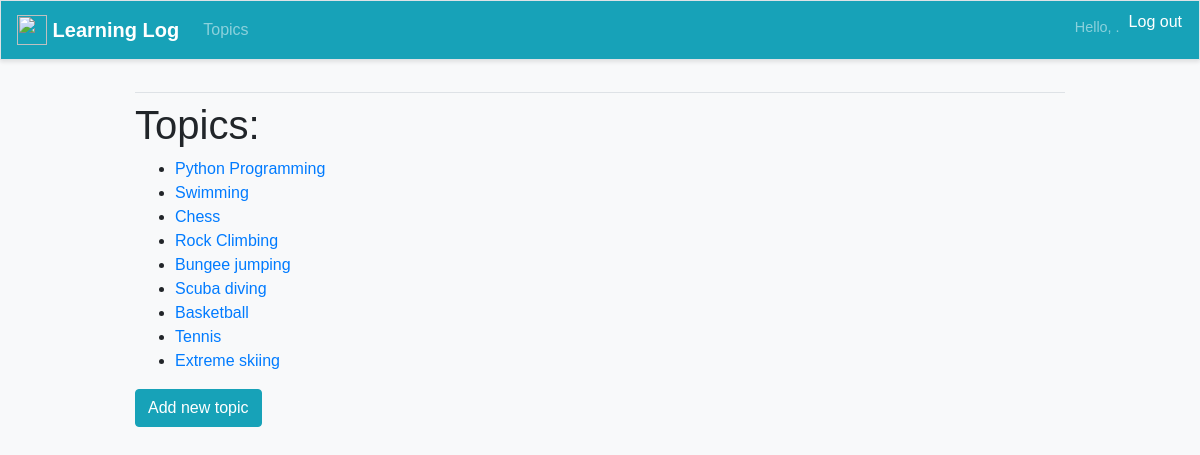
The app's page /topics/ (signed in), older data.
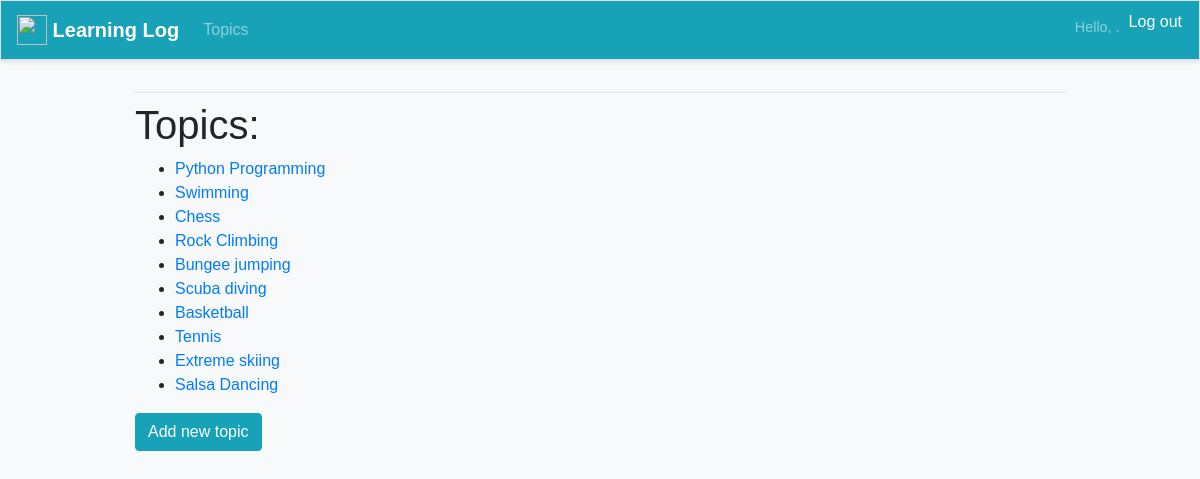
The same page, newer data.
### learning_logs/models.py (models this page shows)
class Topic(models.Model):
    text = models.CharField(max_length=200)  # max karakter uzunluğu 200
    date_added = models.DateTimeField(auto_now_add=True)
    def __str__(self):
        return self.text

### learning_logs/views.py (the view)
# urls.py: path('topics/', views.topics, name='topics'),   # bütün konuların sayfası
@login_required
def topics(request):
    topics = Topic.objects.order_by('date_added')
    context = {'topics': topics}
    return render(request, 'learning_logs/topics.html', context)

### learning_logs/templates/learning_logs/topics.html
{% extends 'learning_logs/base.html' %}
{% block content %}
<h1>Topics: </h1>
<ul>
    {% for topic in topics %}
        <li>
            <a href="{% url 'learning_logs:topic' topic.id %}">{{ topic }}</a>
        </li>
    {% empty %}
        <li>No topics have been added yet.</li>
    {% endfor %}
</ul>
<div class="mt-3">
    <a href="{% url 'learning_logs:new_topic' %}" class="btn btn-info">Add new topic</a>
</div>
{% endblock content %}

Row changes from the older to the newer data that the page shows:
added Topic: text "Salsa Dancing"
